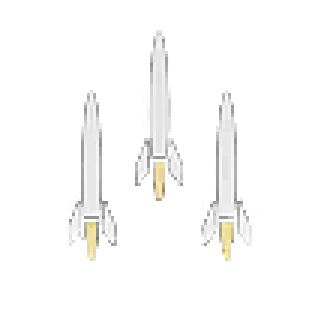
#> input picture resources/gamemodes/op77_lightrp/web/titan-missiles.png, 106 x 106 px (shown 3 times larger)
$ python chroma_icon.py ../web/titan-missiles.png out.png
#> lines starting #> are read from the running program, lines starting #| are printed output that depends on the picture
"""Cut an item icon out of a flat chroma-green render (Gemini / Nano Banana has no real alpha) into the inventory format.

Usage: chroma_icon.py <render.jpg|png> <out.png> [--size 1254] [--fill 0.8]

Only the green connected to the image border becomes background, so a green logo inside the object stays. The edge
gets a soft alpha from how green each pixel is, and the green spill on the remaining edge pixels is removed. The
object is then trimmed and centred on a transparent square canvas, filling `--fill` of it (the other icons: ~80 %).
"""
import argparse

import numpy as np
from PIL import Image
from scipy import ndimage

ap = argparse.ArgumentParser()
ap.add_argument("src")
ap.add_argument("out")
ap.add_argument("--size", type=int, default=1254)
ap.add_argument("--fill", type=float, default=0.8)
a = ap.parse_args()

rgb = np.asarray(Image.open(a.src).convert("RGB")).astype(np.float32)
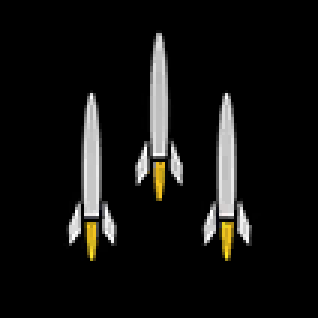
#> rgb: shape (106, 106, 3) float32 (shown 3 times larger); mean R, G, B 18.2, 17.8, 16.3
r, g, b = rgb[..., 0], rgb[..., 1], rgb[..., 2]
green = g - np.maximum(r, b)                      # ~255 on the backdrop, small or negative on the object
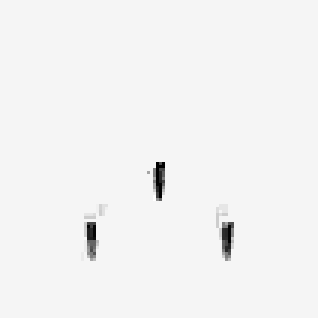
#> green: shape (106, 106) float32 (shown 3 times larger); min -49, max 2, mean -0.41; drawn with min black and max white

# Background = strongly green regions that touch the border.
candidate = green > 110
#> candidate: shape (106, 106) bool; every value is 0
labels, _ = ndimage.label(candidate)
#> labels: shape (106, 106) int32; every value is 0
border = np.unique(np.concatenate([labels[0], labels[-1], labels[:, 0], labels[:, -1]]))
#> border = [0]
background = np.isin(labels, border[border > 0])
# Enclosed holes (a booster's hang hole) show the backdrop too: pure chroma pixels, far greener than any logo.
pure = (g > 225) & (r < 70) & (b < 70)
holes, n = ndimage.label(pure)
#> n = 0
if n:
    sizes = ndimage.sum(pure, holes, range(1, n + 1))
    background |= np.isin(holes, 1 + np.flatnonzero(sizes > 60))

# Soft edge: within a few pixels of the background, alpha falls with greenness (anti-aliased fringe).
near = ndimage.binary_dilation(background, iterations=3)
alpha = np.ones_like(g)
soft = np.clip((green - 40.0) / (200.0 - 40.0), 0.0, 1.0)
alpha[near] = 1.0 - soft[near]
#> alpha: shape (106, 106) float32; every value is 1
alpha[background] = 0.0
alpha = ndimage.gaussian_filter(alpha, 0.6)
alpha[background & (green > 200)] = 0.0

# Despill: edge pixels keep no more green than their strongest other channel.
spill = near & (alpha > 0)
g2 = g.copy()
g2[spill] = np.minimum(g[spill], np.maximum(r[spill], b[spill]) + 8)
out = np.dstack([r, g2, b, alpha * 255.0]).clip(0, 255).astype(np.uint8)
img = Image.fromarray(out, "RGBA")

# Trim to the object and centre it on the inventory canvas.
box = img.getchannel("A").point(lambda v: 255 if v > 8 else 0).getbbox()
#> box = (0, 0, 106, 106)
img = img.crop(box)
scale = a.size * a.fill / max(img.size)
#> scale = 9.46
img = img.resize((max(1, round(img.width * scale)), max(1, round(img.height * scale))), Image.LANCZOS)
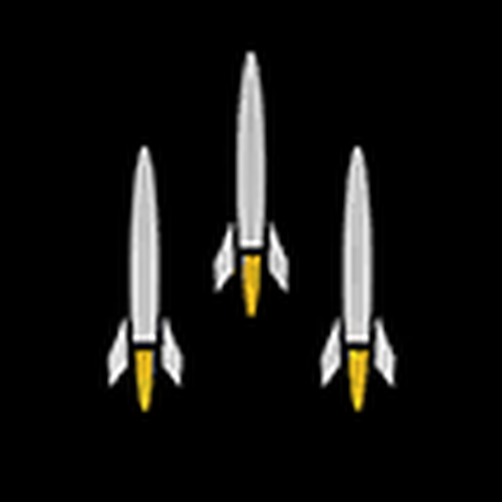
#> img: PIL image 1003x1003 RGBA (shown at 1/2 size); mean R, G, B, A 18.4, 18, 16.5, 255
canvas = Image.new("RGBA", (a.size, a.size), (0, 0, 0, 0))
#> canvas: PIL image 1254x1254 RGBA; every value is 0
canvas.alpha_composite(img, ((a.size - img.width) // 2, (a.size - img.height) // 2))
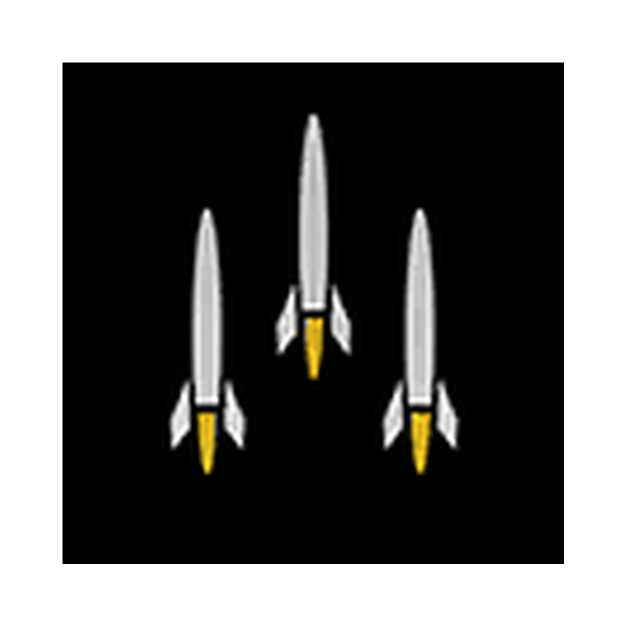
#> canvas: PIL image 1254x1254 RGBA (shown at 1/2 size); mean R, G, B, A 11.8, 11.5, 10.5, 163.1; transparent parts drawn white
canvas.save(a.out, optimize=True)
print(a.out, canvas.size, "object", img.size)
#| out.png (1254, 1254) object (1003, 1003)
